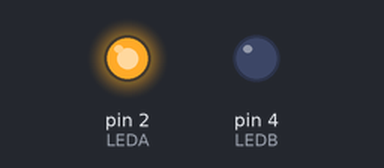
A sketch run on a simulated Arduino Uno, built with avr-gcc and run on an emulated ATmega328P. Shown: output pins drawn as LEDs (lit = HIGH).

Above: at 0.5 s.
At 2.0 s:
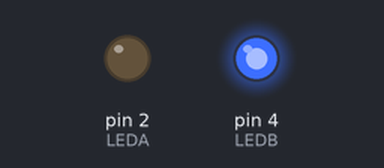
Timing chart, 0 to 5.3 s (numbered marks = the images above):
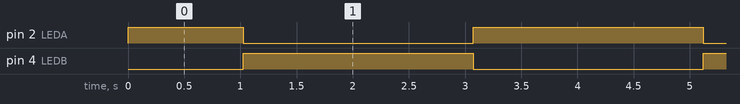

Measured:
- by itself, pin 2 (LEDA): repeats every 4.1 s: LOW 2.0 s, HIGH 2.0 s
- by itself, pin 4 (LEDB): alternates HIGH for 2.0 s and LOW for 2.0 s

The sketch:

alternatingblink.ino
```cpp
const int LEDA = 2;
const int LEDB = 4;
int val = 0;
int step = 1;

void setup()
{
  pinMode(LEDA, OUTPUT);
  pinMode(LEDB, OUTPUT);
}

void loop()
{
  // A亮度递增，B亮度递减，严格反相
  analogWrite(LEDA, 255 - val);
  analogWrite(LEDB, val);

  val += step;
  // 触界反转方向
  if(val >= 255 || val <= 0)
  {
    step = -step;
  }
  delay(8);
}
```
